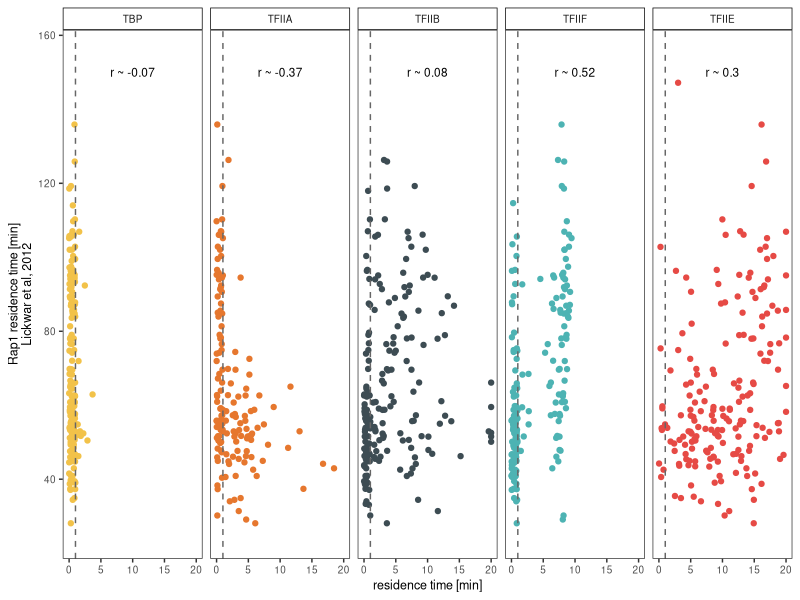
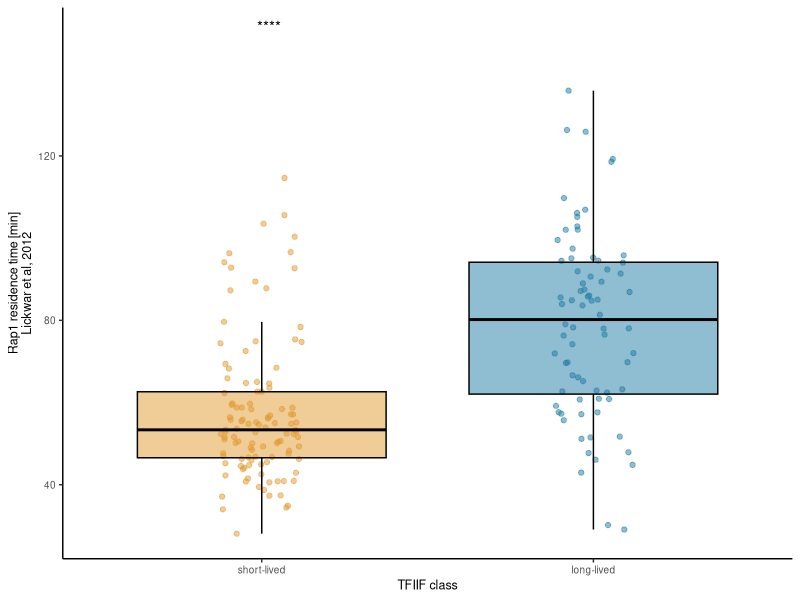

Recreate these plots in R, in order.
rm(list = ls())

library(tidyverse)
library(ggpubr)

set.seed(42)

# upload residence times of Rap1
rap1 = read.csv("data/previously_published/Rap1_resTime_Lickwar.csv") %>% 
  mutate(gene = ifelse(startsWith(gene,"i"), sub(".", "", gene), gene)) %>% 
  mutate(Rap1 = resTime) %>% 
  mutate(Rap1_z = Z_resTime) %>% 
  dplyr::select(gene, Rap1, Rap1_z)

# upload residence time table replace <1 min with a random number between 0-1
resTimes = read.csv("data/residence_times_all.csv") %>% 
  dplyr::select(-c(peakName)) %>% 
  pivot_longer(cols = TBP:TFIIF, names_to = "factorName", values_to = "resTime", values_drop_na = TRUE) %>% 
  distinct()

# attach Rap1 table
plotResTime = resTimes %>% 
  mutate(randNum = runif(nrow(resTimes), min=0, max=1)) %>% 
  mutate(resTimesNum = ifelse(resTime == "<1", randNum, as.numeric(resTime))) %>% 
  mutate(resTimesNumCropped = ifelse(resTimesNum > 20, 20, resTimesNum)) %>% 
  dplyr::select(gene, factorName, resTimesNum, resTimesNumCropped) %>% 
  inner_join(rap1)
plotResTime$factorName = factor(plotResTime$factorName, levels = c("TBP", "TFIIA", "TFIIB", 
                                                                   "TFIIF", "TFIIE"))

# get correlation coefficients for Rap1 vs factor
corelations = plotResTime %>% 
  group_by(factorName) %>% 
  summarise(cor = cor(resTimesNum, Rap1), 
            corZ = cor(resTimesNum, Rap1_z), 
            rho = cor(resTimesNum, Rap1, method = "spearman"), 
            rhoZ = cor(resTimesNum, Rap1_z, method = "spearman")) %>% 
  mutate(myLabel = paste0("r ~ ", round(cor, digits = 2)))

# add color for each factor
colorPalette = c("#F2C249", "#E6772E", "#3D4C53", "#4DB3B3", "#E64A45")
# plot
p = ggplot(plotResTime, aes(x = resTimesNumCropped, y = Rap1, color = factorName))
p + geom_point() +
  theme_bw() +
  #geom_smooth(method = "lm") +
  facet_wrap(~factorName, nrow = 1) +
  scale_color_manual(values = colorPalette) +
  theme(panel.background = element_rect(fill = "transparent"), # bg of the panel
        plot.background = element_rect(fill = "transparent", color = NA),
        text = element_text(size=9), 
        legend.background = element_rect(fill = "transparent"),
        strip.background=element_rect(colour="black",
                                      fill="white"),
        panel.grid.major = element_blank(), 
        panel.grid.minor = element_blank(),
        legend.position = "none") +
  ylab(paste("Rap1 residence time [min]", "Lickwar et al, 2012", sep = "\n")) +
  xlab("residence time [min]") +
  geom_text(data = corelations, aes(label = myLabel), y = 150, x = 10, color = "black", size = 3) +
  geom_vline(xintercept = 1, color = "grey40", linetype = "dashed") +
  ylim(25, 155)
#ggsave("figures/panels/figS8/resTime_vs_Rap1resTime.pdf", width = 17, height = 4.5, units = "cm")


# compare Ra1 residence times for long- vs -shortlived TFIIF
longVsShort = plotResTime %>% 
  dplyr::filter(factorName == "TFIIF") %>% 
  mutate(TFIIF_class = ifelse(resTimesNum > 5, "long-lived", "short-lived"))

longVsShort$TFIIF_class = factor(longVsShort$TFIIF_class, levels = c("short-lived", "long-lived"))
# plot
p = ggplot(longVsShort, aes(x = TFIIF_class, y = Rap1, fill = TFIIF_class))
p + geom_point(position=position_jitterdodge(jitter.width = 0.5), 
               aes(color = TFIIF_class), alpha = 0.5) + 
  geom_boxplot(outlier.shape=NA, color = "black", alpha = 0.5) +
  theme_classic() +
  xlab("TFIIF class") +
  ylab(paste("Rap1 residence time [min]", "Lickwar et al, 2012", sep = "\n")) +
  theme(panel.background = element_rect(fill = "transparent"), # bg of the panel
        plot.background = element_rect(fill = "transparent", color = NA),
        text = element_text(size=9), 
        panel.grid.major = element_blank(), 
        panel.grid.minor = element_blank(), 
        legend.position = "none") +
  scale_fill_manual(values= c("#E29930", "#217CA3")) +
  scale_color_manual(values= c("#E29930", "#217CA3")) + 
  stat_compare_means(method = "t.test", label = "p.signif", label.y = 150)
#ggsave("figures/panels/figS8/Rap1_vs_TFIIFlong_short.pdf", width = 2.8, height = 6, units = "cm")
